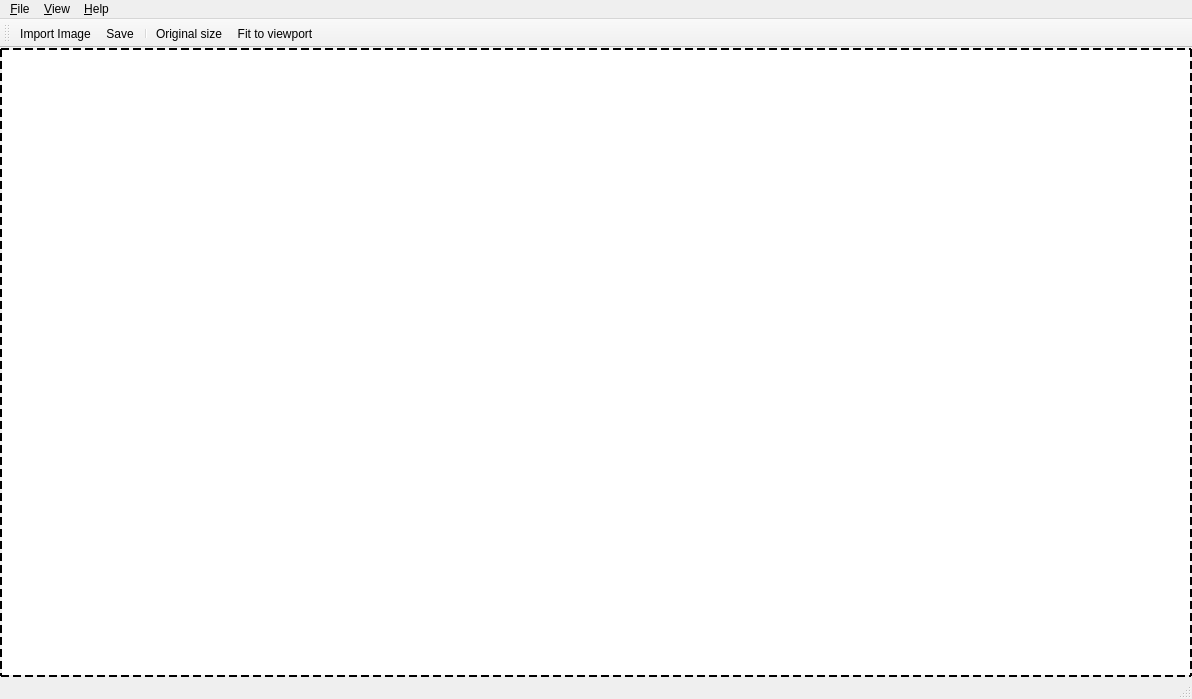
<?xml version="1.0" encoding="UTF-8"?>
<ui version="4.0">
 <class>ICGFilter</class>
 <widget class="QMainWindow" name="ICGFilter">
  <property name="geometry">
   <rect>
    <x>0</x>
    <y>0</y>
    <width>1192</width>
    <height>699</height>
   </rect>
  </property>
  <property name="windowTitle">
   <string>ICGFilter</string>
  </property>
  <widget class="QWidget" name="centralwidget">
   <property name="autoFillBackground">
    <bool>true</bool>
   </property>
   <property name="styleSheet">
    <string notr="true"/>
   </property>
   <layout class="QVBoxLayout" name="verticalLayout">
    <property name="leftMargin">
     <number>0</number>
    </property>
    <property name="topMargin">
     <number>0</number>
    </property>
    <property name="rightMargin">
     <number>0</number>
    </property>
    <property name="bottomMargin">
     <number>0</number>
    </property>
    <item>
     <widget class="ImageViewport" name="viewport">
      <property name="styleSheet">
       <string notr="true">QGraphicsView {border: 2px dashed black; border-radius: 0px}</string>
      </property>
     </widget>
    </item>
   </layout>
  </widget>
  <widget class="QToolBar" name="toolBar">
   <property name="windowTitle">
    <string>toolBar</string>
   </property>
   <attribute name="toolBarArea">
    <enum>TopToolBarArea</enum>
   </attribute>
   <attribute name="toolBarBreak">
    <bool>false</bool>
   </attribute>
   <addaction name="importAction"/>
   <addaction name="saveAction"/>
   <addaction name="separator"/>
   <addaction name="originalSizeAction"/>
   <addaction name="fitToViewportAction"/>
  </widget>
  <widget class="QMenuBar" name="menuBar">
   <property name="geometry">
    <rect>
     <x>0</x>
     <y>0</y>
     <width>1192</width>
     <height>22</height>
    </rect>
   </property>
   <widget class="QMenu" name="menuFile">
    <property name="title">
     <string>&amp;File</string>
    </property>
    <addaction name="importAction"/>
    <addaction name="saveAction"/>
   </widget>
   <widget class="QMenu" name="menuHelp">
    <property name="title">
     <string>&amp;Help</string>
    </property>
    <addaction name="aboutAction"/>
   </widget>
   <widget class="QMenu" name="menuView">
    <property name="title">
     <string>&amp;View</string>
    </property>
    <addaction name="originalSizeAction"/>
    <addaction name="fitToViewportAction"/>
   </widget>
   <addaction name="menuFile"/>
   <addaction name="menuView"/>
   <addaction name="menuHelp"/>
  </widget>
  <widget class="QStatusBar" name="statusBar"/>
  <action name="importAction">
   <property name="icon">
    <iconset resource="../resources.qrc">
     <normaloff>:/resources/icons/file-import.svg</normaloff>:/resources/icons/file-import.svg</iconset>
   </property>
   <property name="text">
    <string>&amp;Import Image</string>
   </property>
   <property name="toolTip">
    <string>Import image for editing</string>
   </property>
   <property name="shortcut">
    <string>Ctrl+O</string>
   </property>
  </action>
  <action name="saveAction">
   <property name="icon">
    <iconset resource="../resources.qrc">
     <normaloff>:/resources/icons/content-save-all.svg</normaloff>:/resources/icons/content-save-all.svg</iconset>
   </property>
   <property name="text">
    <string>Save</string>
   </property>
   <property name="toolTip">
    <string>Save image</string>
   </property>
   <property name="shortcut">
    <string>Ctrl+S</string>
   </property>
  </action>
  <action name="aboutAction">
   <property name="icon">
    <iconset resource="../resources.qrc">
     <normaloff>:/resources/icons/image-edit.svg</normaloff>:/resources/icons/image-edit.svg</iconset>
   </property>
   <property name="text">
    <string>&amp;About ICGFilter</string>
   </property>
   <property name="toolTip">
    <string>About ICGFilter</string>
   </property>
  </action>
  <action name="originalSizeAction">
   <property name="checkable">
    <bool>true</bool>
   </property>
   <property name="icon">
    <iconset resource="../resources.qrc">
     <normaloff>:/resources/icons/numeric-1-box-outline.svg</normaloff>:/resources/icons/numeric-1-box-outline.svg</iconset>
   </property>
   <property name="text">
    <string>&amp;Original size</string>
   </property>
   <property name="toolTip">
    <string>Scale to original size</string>
   </property>
   <property name="shortcut">
    <string>Alt+O</string>
   </property>
  </action>
  <action name="fitToViewportAction">
   <property name="checkable">
    <bool>true</bool>
   </property>
   <property name="icon">
    <iconset resource="../resources.qrc">
     <normaloff>:/resources/icons/fit-to-screen-outline.svg</normaloff>:/resources/icons/fit-to-screen-outline.svg</iconset>
   </property>
   <property name="text">
    <string>&amp;Fit to viewport</string>
   </property>
   <property name="shortcut">
    <string>Alt+F</string>
   </property>
  </action>
 </widget>
 <customwidgets>
  <customwidget>
   <class>ImageViewport</class>
   <extends>QGraphicsView</extends>
   <header>ImageViewport.h</header>
  </customwidget>
 </customwidgets>
 <resources>
  <include location="../resources.qrc"/>
 </resources>
 <connections/>
</ui>
